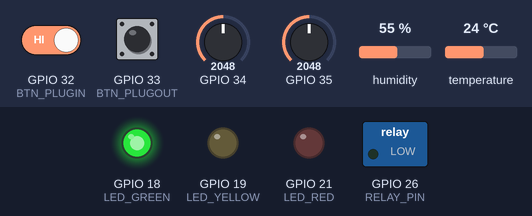
A program run on a simulated ESP32. Parts: switched loads named in the program (green lamp = pin HIGH), output pins drawn as LEDs (lit = HIGH). Inputs (shaded band) come from the test bench; at power-on: GPIO 32 (BTN_PLUGIN) HIGH, GPIO 35 = 2048, GPIO 33 (BTN_PLUGOUT) HIGH, GPIO 34 = 2048, humidity 55 %, temperature 24 °C. WiFi joins after 1.5 s; servers stay silent unless stated; the local clock reads 2024-03-15 10:24:30 at power-on unless the program sets it; no MQTT or app messages arrive unless stated; what the program prints to the serial monitor is not drawn.

Above: at 18.0 s.
18.1 s: GPIO 32 (BTN_PLUGIN) driven LOW
At 22.1 s:
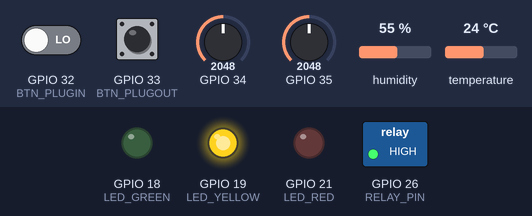
23.2 s: GPIO 35 set to 3243
27.9 s: GPIO 35 set to 3312
At 33.1 s:
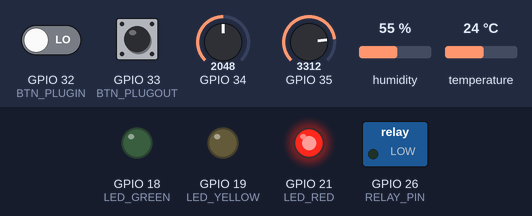
At 77.6 s:
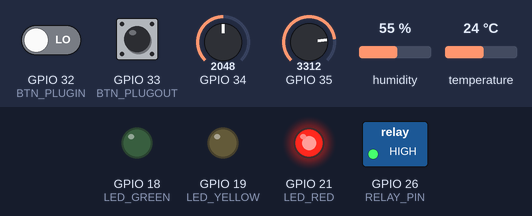
Timing chart, 0 to 78.5 s (numbered marks = the images above; inputs shaded):
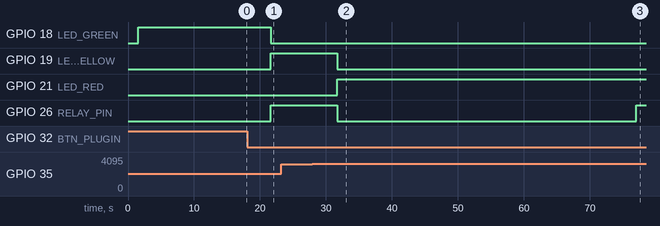

Measured:
- the behaviour switches between 3276 and 3277 on GPIO 35 (found by bisection; images 1 and 2)
- after the input at 18.1 s, GPIO 18 (LED_GREEN): HIGH → LOW after 3.6 s; GPIO 19 (LED_YELLOW), GPIO 26 (RELAY_PIN): LOW → HIGH after 3.6 s
- after the input at 23.2 s, every drawn part: stays the same
- after the input at 27.9 s, GPIO 19 (LED_YELLOW): HIGH → LOW after 3.8 s; GPIO 21 (LED_RED): LOW → HIGH after 3.8 s; GPIO 26 (RELAY_PIN): HIGH → LOW after 3.8 s, → HIGH 45.3 s later

The program:

main.cpp
```cpp
#include <Arduino.h>
#include <time.h>

#include "config.h"
#include "AppNetwork.h"
#include "Peripherals.h"
#include "EdgeAi.h"
#include "optimization.h"
#include "telemetry.h"

void setup()
{
    Serial.begin(115200);

    dht.begin();

    // Relay
    pinMode(RELAY_PIN, OUTPUT);
    digitalWrite(RELAY_PIN, LOW);

    // Buttons
    pinMode(BTN_PLUGIN, INPUT_PULLUP);
    pinMode(BTN_PLUGOUT, INPUT_PULLUP);

    // LEDs
    pinMode(LED_GREEN, OUTPUT);
    pinMode(LED_YELLOW, OUTPUT);
    pinMode(LED_RED, OUTPUT);

    mqtt.setServer(MQTT_SERVER, MQTT_PORT);

    connectWiFi();

    configTime(
        19800,
        0,
        "pool.ntp.org",
        "time.nist.gov"
    );

    connectMQTT();

    Serial.println("System initialized.");
}

void loop()
{
    if (WiFi.status() != WL_CONNECTED)
    {
        connectWiFi();
    }

    if (!mqtt.connected())
    {
        connectMQTT();
    }

    mqtt.loop();

    // 1. Read sensors
    printval();

    // 2. Check plug-in / plug-out
    plug_status();

    // 3. Run Edge AI
    runEdgeAIInference();

    // 4. Run optimization
    runOptimization();

    // 5. Apply optimized relay control
    applyRelayDutyCycle();

    // 6. Update status LEDs
    updateLeds();

    // 7. Send telemetry
    publishTelemetry();

    delay(5000);
}
```

AppNetwork.h
```cpp
#ifndef APP_NETWORK_H
#define APP_NETWORK_H

#include <WiFi.h>
#include <PubSubClient.h>

extern WiFiClient espClient;
extern PubSubClient mqtt;

void connectWiFi();
void connectMQTT();

void mqttCallback(char* topic, byte* payload, unsigned int length);

#endif
```

EdgeAi.h
```cpp
#ifndef EDGE_AI_H
#define EDGE_AI_H

float historicalArrivalRate(int hour);
void runEdgeAIInference();

#endif
```

MapFloat.h
```cpp
#ifndef MAP_FLOAT_H
#define MAP_FLOAT_H

float mapFloat(long x, long inMin, long inMax, float outMin, float outMax);

#endif
```

Model.h
```cpp
#pragma once
// Auto-generated by train_models.py (SRS Section 9.5) - do not hand-edit.
// Feature order: hourOfDay, dayOfWeek, bayOccupied, recentAvgCurrent,
//                sessionElapsedMin, historicalArrivalRate

#include <math.h>
#include <cstdarg>

// ---- Arrival probability model (Logistic Regression, via m2cgen) ----
static float predictArrival_raw(float * input) {
    return -2.5702208633573655 + input[0] * 0.014535023822447292 + input[1] * -0.03338836344147623 + input[2] * 0.07621072179269836 + input[3] * -0.004608036420865503 + input[4] * 0.00018834468631595306 + input[5] * 4.7989358575523084;
}


static float predictArrival(float hourOfDay, float dayOfWeek, float bayOccupied,
                             float recentAvgCurrent, float sessionElapsedMin,
                             float historicalArrivalRate) {
  float input[6] = { hourOfDay, dayOfWeek, bayOccupied, recentAvgCurrent,
                      sessionElapsedMin, historicalArrivalRate };
  float raw = predictArrival_raw(input);
  return 1.0f / (1.0f + expf(-raw));  // sigmoid -> probability 0..1
}

// ---- Session duration model (Decision Tree, via micromlgen) ----


namespace Eloquent {
    namespace ML {
        namespace Port {
            class DecisionTreeRegressor {
                public:
                    /**
                    * Predict class for features vector
                    */
                    float predict(float *x) {
                        if (x[4] <= 103.85000228881836) {
                            if (x[4] <= 52.95000076293945) {
                                if (x[4] <= 26.050000190734863) {
                                    if (x[4] <= 12.050000190734863) {
                                        if (x[4] <= 3.0) {
                                            return 211.82727272727274f;
                                        }

                                        else {
                                            return 201.94307692307692f;
                                        }
                                    }

                                    else {
                                        if (x[4] <= 12.200000286102295) {
                                            return 150.75f;
                                        }

                                        else {
                                            return 190.19608938547478f;
                                        }
                                    }
                                }

                                else {
                                    if (x[4] <= 38.95000076293945) {
                                        if (x[4] <= 26.15000057220459) {
                                            return 94.0f;
                                        }

                                        else {
                                            return 177.20000000000002f;
                                        }
                                    }

                                    else {
                                        if (x[0] <= 17.5) {
                                            return 167.29029850746275f;
                                        }

                                        else {
                                            return 156.65652173913043f;
                                        }
                                    }
                                }
                            }

                            else {
                                if (x[4] <= 77.35000228881836) {
                                    if (x[4] <= 62.35000038146973) {
                                        if (x[4] <= 53.25) {
                                            return 84.95f;
                                        }

                                        else {
                                            return 152.81834862385318f;
                                        }
                                    }

                                    else {
                                        if (x[3] <= 13.154999732971191) {
                                            return 137.94152542372888f;
                                        }

                                        else {
                                            return 143.47926829268292f;
                                        }
                                    }
                                }

                                else {
                                    if (x[4] <= 88.75) {
                                        if (x[0] <= 18.5) {
                                            return 126.8052631578947f;
                                        }

                                        else {
                                            return 111.8730769230769f;
                                        }
                                    }

                                    else {
                                        if (x[4] <= 88.85000228881836) {
                                            return 30.9f;
                                        }

                                        else {
                                            return 114.21442307692313f;
                                        }
                                    }
                                }
                            }
                        }

                        else {
                            if (x[4] <= 162.0500030517578) {
                                if (x[4] <= 129.0500030517578) {
                                    if (x[4] <= 113.75) {
                                        if (x[4] <= 104.5) {
                                            return 81.2f;
                                        }

                                        else {
                                            return 104.17196969696967f;
                                        }
                                    }

                                    else {
                                        if (x[4] <= 114.10000228881836) {
                                            return 52.125f;
                                        }

                                        else {
                                            return 88.16666666666663f;
                                        }
                                    }
                                }

                                else {
                                    if (x[4] <= 147.6500015258789) {
                                        if (x[5] <= 0.02350000012665987) {
                                            return 53.411111111111104f;
                                        }

                                        else {
                                            return 76.348132780083f;
                                        }
                                    }

                                    else {
                                        if (x[3] <= 16.899999618530273) {
                                            return 60.31129943502826f;
                                        }

                                        else {
                                            return 41.61999999999999f;
                                        }
                                    }
                                }
                            }

                            else {
                                if (x[4] <= 190.0500030517578) {
                                    if (x[4] <= 175.25) {
                                        if (x[4] <= 170.5) {
                                            return 51.557142857142864f;
                                        }

                                        else {
                                            return 46.41232876712329f;
                                        }
                                    }

                                    else {
                                        if (x[4] <= 183.1500015258789) {
                                            return 39.282000000000004f;
                                        }

                                        else {
                                            return 32.21323529411764f;
                                        }
                                    }
                                }

                                else {
                                    if (x[4] <= 206.79999542236328) {
                                        if (x[4] <= 197.0) {
                                            return 25.429411764705883f;
                                        }

                                        else {
                                            return 17.94903846153845f;
                                        }
                                    }

                                    else {
                                        if (x[4] <= 212.70000457763672) {
                                            return 10.31714285714286f;
                                        }

                                        else {
                                            return 3.780645161290322f;
                                        }
                                    }
                                }
                            }
                        }
                    }

                protected:
                };
            }
        }
    }

static float predictDuration(float hourOfDay, float dayOfWeek, float bayOccupied,
                              float recentAvgCurrent, float sessionElapsedMin,
                              float historicalArrivalRate) {
  float input[6] = { hourOfDay, dayOfWeek, bayOccupied, recentAvgCurrent,
                      sessionElapsedMin, historicalArrivalRate };
  static Eloquent::ML::Port::DecisionTreeRegressor tree;
  return tree.predict(input);
}
```

Peripherals.h
```cpp
#ifndef PERIPHERALS_H
#define PERIPHERALS_H

#include <DHT.h>

extern DHT dht;

void printval(void);
void plug_status(void);

float recentAvgCurrent();

#endif
```

State.h
```cpp
#ifndef STATE_H
#define STATE_H

#include <Arduino.h>

// Bay status
extern String bayStatus;

// Sensor readings
extern float voltage;
extern float current;
extern float power;
extern float energyWh;
extern float temperature;

// Edge AI variables
extern int lastHourOfDay;
extern unsigned long sessionStartMs;

extern float predictedArrivalProb;
extern int predictedDurationMin;

// Optimization variables
extern bool overloadActive;
extern String loadDecision;
extern int throttleLevel;

// RPC manual override
extern bool manualOverrideActive;

#endif
```

attributes.h
```cpp
#ifndef ATTRIBUTES_H
#define ATTRIBUTES_H

#include <ArduinoJson.h>

void requestSharedAttributes();
void applySharedAttributes(JsonObject attrs);

#endif
```

optimization.h
```cpp
#ifndef OPTIMIZATION_H
#define OPTIMIZATION_H

void runOptimization();
void applyRelayDutyCycle();
void updateLeds();

#endif
```

rpc.h
```cpp
#ifndef RPC_H
#define RPC_H

#include <Arduino.h>

void handleRpc(String requestId, char* payload);

#endif
```

telemetry.h
```cpp
#ifndef TELEMETRY_H
#define TELEMETRY_H

void publishTelemetry();

#endif
```

AppNetwork.cpp
```cpp
#include <Arduino.h>
#include <WiFi.h>
#include <PubSubClient.h>
#include <ArduinoJson.h>
#include <cstring>

#include "AppNetwork.h"
#include "config.h"
#include "attributes.h"
#include "rpc.h"

// ---------------------------------------------------------------------
// WiFi and MQTT objects
// ---------------------------------------------------------------------

WiFiClient espClient;
PubSubClient mqtt(espClient);

// ---------------------------------------------------------------------
// Connect to WiFi
// ---------------------------------------------------------------------

void connectWiFi()
{
    Serial.print("Connecting to WiFi");

    WiFi.begin(WIFI_SSID, WIFI_PASS);

    unsigned long start = millis();

    while (WiFi.status() != WL_CONNECTED &&
           millis() - start < 15000)
    {
        delay(300);
        Serial.print(".");
    }

    if (WiFi.status() == WL_CONNECTED)
    {
        Serial.println(" connected.");
        Serial.print("IP: ");
        Serial.println(WiFi.localIP());
    }
    else
    {
        Serial.println(" FAILED (will retry).");
    }
}

// ---------------------------------------------------------------------
// Connect to ThingsBoard MQTT
// ---------------------------------------------------------------------

void connectMQTT()
{
    if (WiFi.status() != WL_CONNECTED)
        return;

    // Configure the callback before connecting.
    mqtt.setCallback(mqttCallback);

    Serial.print("Connecting to ThingsBoard MQTT...");

    if (mqtt.connect(BAY_ID, TB_TOKEN, NULL))
    {
        Serial.println(" connected.");

        // Subscribe to shared attribute updates.
        mqtt.subscribe("v1/devices/me/attributes");

        // Subscribe to shared attribute request responses.
        mqtt.subscribe("v1/devices/me/attributes/response/+");

        // Subscribe to server-side RPC requests.
        mqtt.subscribe("v1/devices/me/rpc/request/+");

        // Request the current shared attributes.
        requestSharedAttributes();
    }
    else
    {
        Serial.print(" failed, rc=");
        Serial.println(mqtt.state());

        delay(1000);
    }
}

// ---------------------------------------------------------------------
// Handle incoming MQTT messages
// ---------------------------------------------------------------------

void mqttCallback(char* topic, byte* payload, unsigned int length)
{
    String topicStr = String(topic);

    // Copy the MQTT payload into a null-terminated buffer.
    char buf[400];

    unsigned int n = length < sizeof(buf) - 1
                         ? length
                         : sizeof(buf) - 1;

    memcpy(buf, payload, n);
    buf[n] = '\0';

    Serial.print("[MQTT <<] ");
    Serial.print(topicStr);
    Serial.print(" ");
    Serial.println(buf);

    // -------------------------------------------------------------
    // Handle RPC requests
    // -------------------------------------------------------------

    if (topicStr.startsWith("v1/devices/me/rpc/request/"))
    {
        String requestId =
            topicStr.substring(topicStr.lastIndexOf('/') + 1);

        handleRpc(requestId, buf);
        return;
    }

    // -------------------------------------------------------------
    // Handle shared attribute updates and responses
    // -------------------------------------------------------------

    StaticJsonDocument<256> doc;

    DeserializationError err = deserializeJson(doc, buf);

    if (err)
    {
        Serial.print("JSON parsing failed: ");
        Serial.println(err.c_str());
        return;
    }

    JsonObject attrs;

    if (doc["shared"].is<JsonObject>())
    {
        attrs = doc["shared"].as<JsonObject>();
    }
    else
    {
        attrs = doc.as<JsonObject>();
    }

    applySharedAttributes(attrs);
}
```

EdgeAi.cpp
```cpp
#include <Arduino.h>
#include <time.h>

#include "EdgeAi.h"
#include "State.h"
#include "Peripherals.h"
#include "Model.h"

// Same pattern used to generate the training data
float historicalArrivalRate(int hour)
{
    if (hour >= 8 && hour <= 10)
        return 0.62;

    if (hour >= 18 && hour <= 21)
        return 0.58;

    if (hour >= 0 && hour <= 5)
        return 0.06;

    if (hour >= 11 && hour <= 17)
        return 0.30;

    return 0.18;
}

void runEdgeAIInference()
{
    struct tm timeinfo;

    int hourOfDay = 12;
    int dayOfWeek = 0;

    if (getLocalTime(&timeinfo, 100))
    {
        hourOfDay = timeinfo.tm_hour;
        dayOfWeek = timeinfo.tm_wday;
    }

    lastHourOfDay = hourOfDay;

    float bayOccupiedF =
        (bayStatus == "CHARGING") ? 1.0f : 0.0f;

    float sessionElapsedMin =
        (bayStatus == "CHARGING")
            ? (millis() - sessionStartMs) / 60000.0f
            : 0.0f;

    float histRate = historicalArrivalRate(hourOfDay);

    predictedArrivalProb =
        predictArrival(
            hourOfDay,
            dayOfWeek,
            bayOccupiedF,
            recentAvgCurrent(),
            sessionElapsedMin,
            histRate
        );

    predictedDurationMin =
        (bayStatus == "CHARGING")
            ? (int)predictDuration(
                  hourOfDay,
                  dayOfWeek,
                  bayOccupiedF,
                  recentAvgCurrent(),
                  sessionElapsedMin,
                  histRate)
            : 0;
}
```

MapFloat.cpp
```cpp
#include "MapFloat.h"

float mapFloat(long x, long inMin, long inMax, float outMin, float outMax)
{
    return (x - inMin) * (outMax - outMin) /
           (float)(inMax - inMin) + outMin;
}
```

Source omitted: Peripherals.cpp (2244 bytes), State.cpp (521 bytes), attributes.cpp (1131 bytes), optimization.cpp (2574 bytes), rpc.cpp (1653 bytes), telemetry.cpp (1211 bytes), config.h (1072 bytes)
